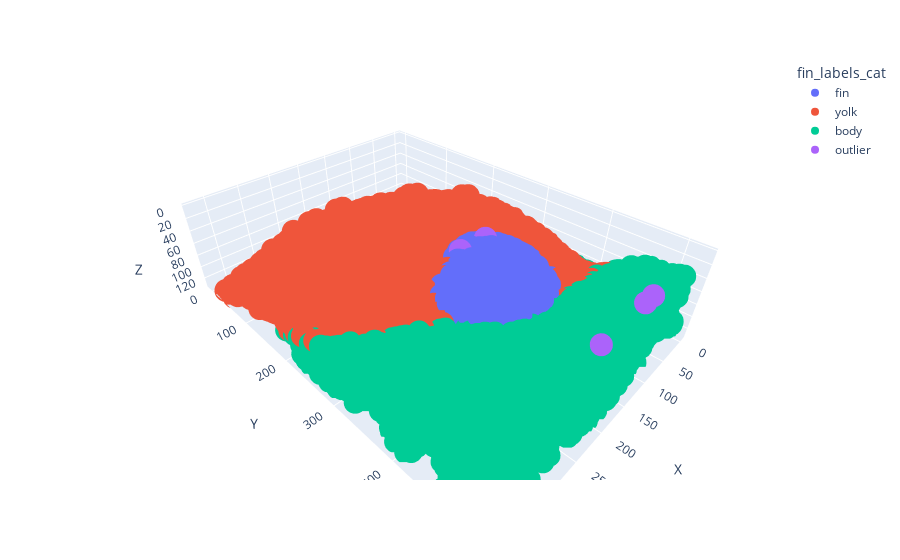

The notebook cell saved with this chart:
### Code cell
label_dict=dict({0.25:"outlier", 0.75:"yolk", 0.5:"fin", 1.0:"body"})
string_labels = [label_dict[f] for f in list(point_df["fin_label_pd"])]
point_df["fin_labels_cat"] = string_labels
fig = px.scatter_3d(point_df, x="X", y="Y", z="Z", color="fin_labels_cat", opacity=1)

fig.update_layout(
    scene={
    "zaxis" : dict(autorange="reversed")
    }
)

fig.show()

### Figure 1 — Plotly figure (JSON) as saved in the notebook; plotly's stock layout.template omitted (floating-point values rounded to 4 significant figures; data arrays with more than 128 entries replaced by an {"elided": "..."} marker saying what was removed)
{"data": [{"hovertemplate": "fin_labels_cat=fin<br>X=%{x}<br>Y=%{y}<br>Z=%{z}<extra></extra>", "legendgroup": "fin", "marker": {"color": "#636efa", "opacity": 1, "symbol": "circle"}, "mode": "markers", "name": "fin", "scene": "scene", "showlegend": true, "type": "scatter3d", "x": {"elided": "1001 float values"}, "y": {"elided": "1001 float values"}, "z": {"elided": "1001 float values"}}, {"hovertemplate": "fin_labels_cat=yolk<br>X=%{x}<br>Y=%{y}<br>Z=%{z}<extra></extra>", "legendgroup": "yolk", "marker": {"color": "#EF553B", "opacity": 1, "symbol": "circle"}, "mode": "markers", "name": "yolk", "scene": "scene", "showlegend": true, "type": "scatter3d", "x": {"elided": "2492 float values"}, "y": {"elided": "2492 float values"}, "z": {"elided": "2492 float values"}}, {"hovertemplate": "fin_labels_cat=body<br>X=%{x}<br>Y=%{y}<br>Z=%{z}<extra></extra>", "legendgroup": "body", "marker": {"color": "#00cc96", "opacity": 1, "symbol": "circle"}, "mode": "markers", "name": "body", "scene": "scene", "showlegend": true, "type": "scatter3d", "x": {"elided": "4903 float values"}, "y": {"elided": "4903 float values"}, "z": {"elided": "4903 float values"}}, {"hovertemplate": "fin_labels_cat=outlier<br>X=%{x}<br>Y=%{y}<br>Z=%{z}<extra></extra>", "legendgroup": "outlier", "marker": {"color": "#ab63fa", "opacity": 1, "symbol": "circle"}, "mode": "markers", "name": "outlier", "scene": "scene", "showlegend": true, "type": "scatter3d", "x": [116.3, 134.8, 222.8, 168.9, 122.7], "y": [516.4, 516.5, 516.5, 294.8, 297.1], "z": [4.056, 3.091, 1.796, 26, 27.11]}], "layout": {"legend": {"title": {"text": "fin_labels_cat"}, "tracegroupgap": 0}, "margin": {"t": 60}, "scene": {"domain": {"x": [0, 1], "y": [0, 1]}, "xaxis": {"title": {"text": "X"}}, "yaxis": {"title": {"text": "Y"}}, "zaxis": {"autorange": "reversed", "title": {"text": "Z"}}}}}
